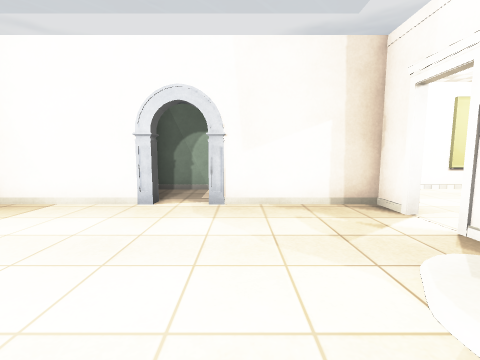
View 1 (above)

13 first-person views from a walk through a scene from a Unity 3-D project. The camera is 1.2 m above the floor, tilts 6° down and sees 90° across. The floor is counted in squares, 1 m on a side. Each view is taken from the middle of a square. On the plan, view 1 faces up. The plan holds only what a view shows up to about 12 squares ahead; the rest is blank. The place goes on beyond the plan. The player is left out. Door leaves are left out, so doorways stand open. Some surface patterns are stand-ins.

View 2
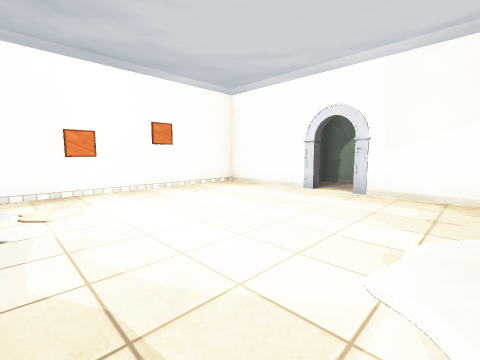

View 3
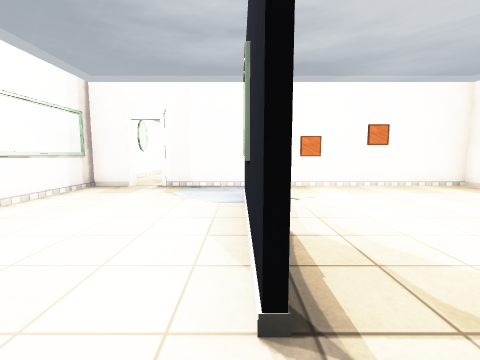

View 4
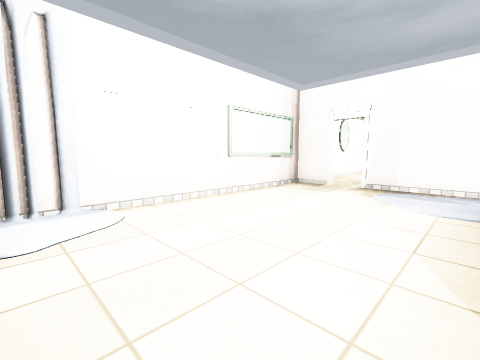

View 5
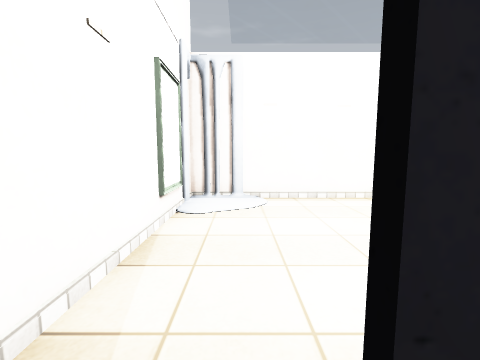

View 6
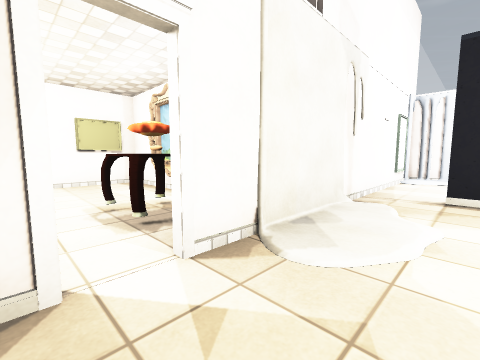

View 7
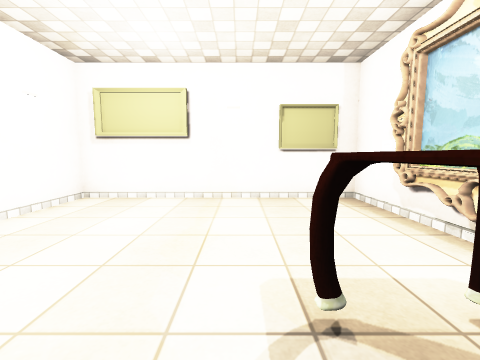

View 8
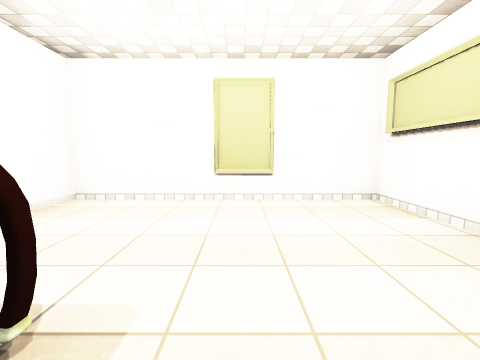

View 9
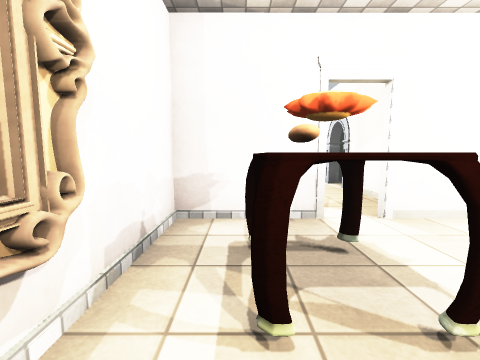

View 10
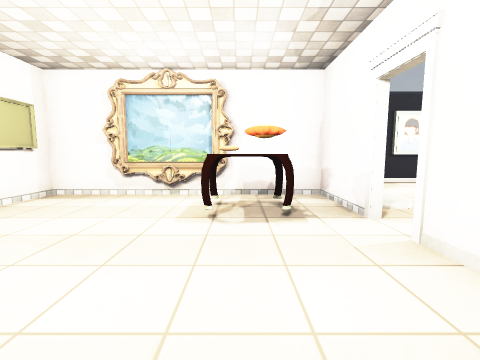

View 11
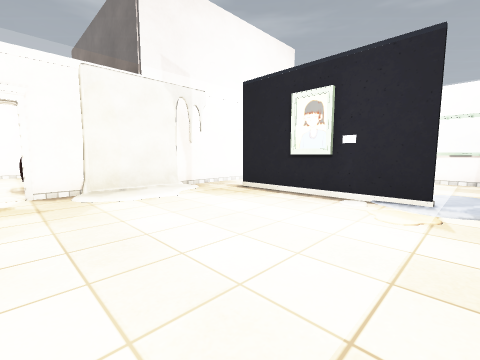

View 12
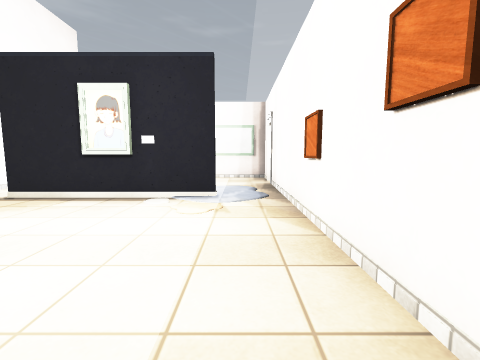

View 13
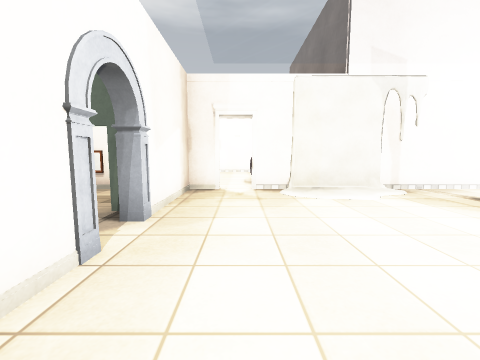

### Floor plan
Ten units are one square. View 1 is at (0, 0); x grows to the right and y downward. Boxes are objects, and circles mark ways between rooms. Rooms are numbered by the first view taken in them; rooms with no view inside come last. Other rooms are left out.
<svg viewBox="-68 -90 190 182">
<path fill="none" stroke="#000" d="M-21 -58 -63 -58 -63 24M-44 27 16 27M34 25 34 -36M34 -46 34 -58 -8 -58M16 29 -38 29M25 85 30 86M-63 71 -63 87 34 87 34 25M-63 24 -63 61M64 -12 66 -10 84 -8M64 -12 69 -8M64 -11 69 -9M93 -8 97 -11M64 -9 70 -10M64 -8 69 -10M35 -36 35 -8 117 -8 117 -84 35 -84 35 -46M81 -11 97 -8M78 -10 86 -8M80 -9 97 -11M79 -9 88 -11M79 -8 88 -11"/>
<rect x="25" y="65" width="10" height="10" fill="#bbb"><title>other object</title></rect>
<rect x="45" y="-35" width="30" height="20" fill="#bbb"><title>other object</title></rect>
<rect x="55" y="-25" width="10" height="10" fill="#bbb"><title>other object</title></rect>
<rect x="75" y="-85" width="10" height="10" fill="#bbb"><title>other object</title></rect>
<circle cx="-50" cy="30" r="3" fill="#2a7"/>
<circle cx="25" cy="30" r="3" fill="#2a7"/>
<circle cx="35" cy="-40" r="3" fill="#2a7"/>
<text x="-10" y="-10">1</text>
<text x="-10" y="60">2</text>
<text x="80" y="-50">3</text>
</svg>
Room 1 opens to room 2. Room 1 opens to room 3.

Where each view was taken, in squares from view 1:
view 1: 0 up, 0 right, facing up
view 2: 2 down, 2 right, facing up-left
view 3: 3 down, 3 right, facing left
view 4: 3 down, 3 right, facing down-left
view 5: 2 down, 2 right, facing down
view 6: 5 up, 1 right, facing down-right
view 7: 4 up, 5 right, facing right
view 8: 2 up, 8 right, facing up
view 9: 2 up, 8 right, facing left
view 10: 8 up, 6 right, facing down
view 11: 4 up, 5 left, facing down-right
view 12: 4 up, 5 left, facing down
view 13: 4 up, 5 left, facing right
